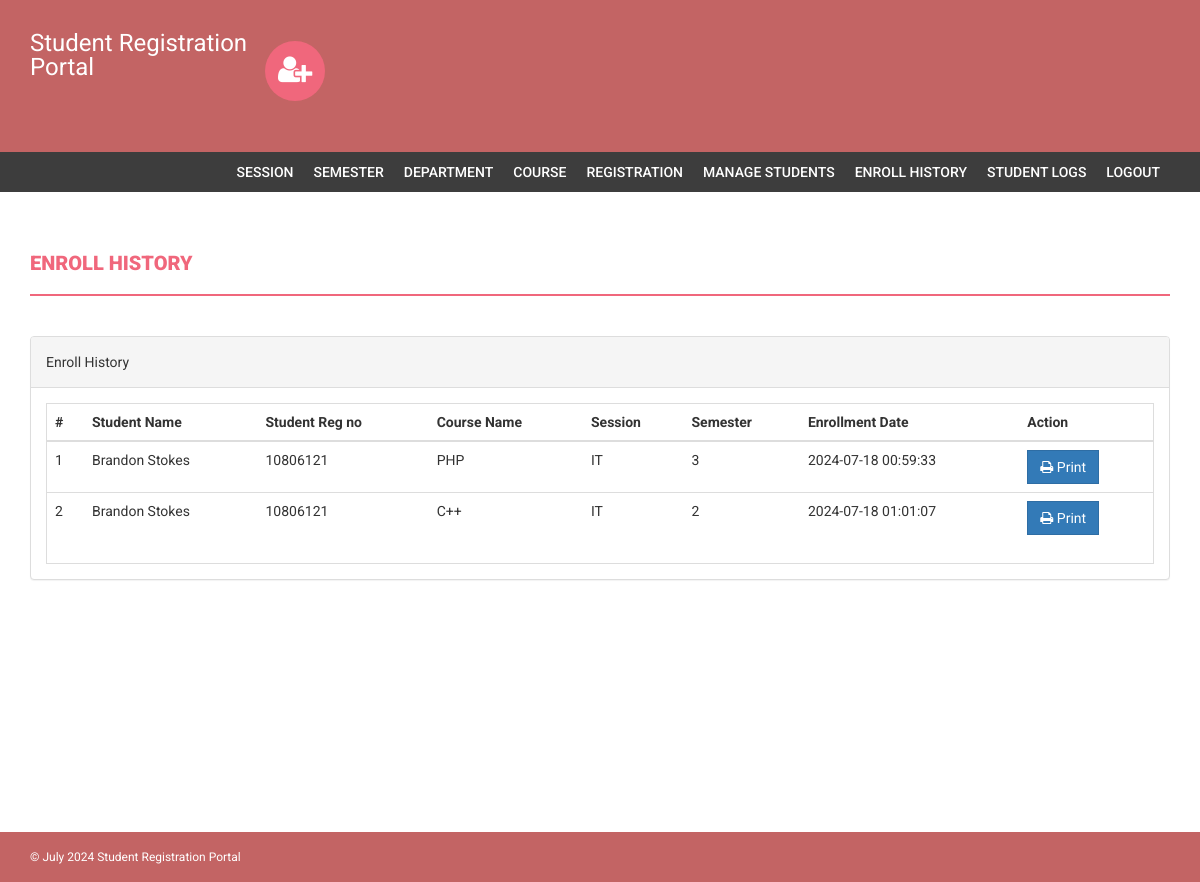
Page /admin/enroll-history.php (signed in) on the committed database.
### tables this page shows
CREATE TABLE `courseenrolls` (
  `id` int(11) NOT NULL,
  `studentRegno` varchar(255) DEFAULT NULL,
  `pincode` varchar(255) DEFAULT NULL,
  `session` int(11) DEFAULT NULL,
  `department` int(11) DEFAULT NULL,
  `level` int(11) DEFAULT NULL,
  `semester` int(11) DEFAULT NULL,
  `course` int(11) DEFAULT NULL,
  `enrollDate` timestamp NULL DEFAULT current_timestamp()
);

CREATE TABLE `students` (
  `StudentRegno` varchar(255) NOT NULL,
  `studentPhoto` varchar(255) DEFAULT NULL,
  `password` varchar(255) DEFAULT NULL,
  `studentName` varchar(255) DEFAULT NULL,
  `pincode` varchar(255) DEFAULT NULL,
  `session` varchar(255) DEFAULT NULL,
  `department` varchar(255) DEFAULT NULL,
  `semester` varchar(255) DEFAULT NULL,
  `cgpa` decimal(10,2) DEFAULT NULL,
  `creationdate` timestamp NULL DEFAULT current_timestamp(),
  `updationDate` varchar(255) DEFAULT NULL
);

CREATE TABLE `course` (
  `id` int(11) NOT NULL,
  `courseCode` varchar(255) DEFAULT NULL,
  `courseName` varchar(255) DEFAULT NULL,
  `courseUnit` varchar(255) DEFAULT NULL,
  `noofSeats` int(11) DEFAULT NULL,
  `creationDate` timestamp NULL DEFAULT current_timestamp(),
  `updationDate` varchar(255) DEFAULT NULL
);

CREATE TABLE `department` (
  `id` int(11) NOT NULL,
  `department` varchar(255) DEFAULT NULL,
  `creationDate` timestamp NULL DEFAULT current_timestamp()
);

CREATE TABLE `semester` (
  `id` int(11) NOT NULL,
  `semester` varchar(255) DEFAULT NULL,
  `creationDate` timestamp NULL DEFAULT current_timestamp(),
  `updationDate` varchar(255) DEFAULT NULL
);

### admin/enroll-history.php (the view, shortened to what this page needs)
<?php
if(strlen($_SESSION['alogin'])==0)
    {
header('location:index.php');
}
else{
?>
<!DOCTYPE html>
<html xmlns="http://www.w3.org/1999/xhtml">
<head>
    <link href="assets/css/bootstrap.css" rel="stylesheet" />
    <link href="assets/css/font-awesome.css" rel="stylesheet" />
    <link href="assets/css/style.css" rel="stylesheet" />
</head>
<body>
<?php include('includes/header.php');?>
<?php if($_SESSION['alogin']!="")
{
 include('includes/menubar.php');
}
 ?>
    <div class="content-wrapper">
        <div class="container">
              <div class="row">
                    <div class="col-md-12">
                        <h1 class="page-head-line">Enroll History  </h1>
                    </div>
                </div>
                <div class="row" >
                <div class="col-md-12">
                    <div class="panel panel-default">
                        <div class="panel-heading">
                           Enroll History
                        </div>
                        <div class="panel-body">
                            <div class="table-responsive table-bordered">
                                <table class="table">
                                    <thead>
                                        <tr>
                                            <th>#</th>
                                                 <th>Student Name </th>
                                                    <th>Student Reg no </th>
                                            <th>Course Name </th>
                                            <th>Session </th>
                                                <th>Semester</th>
                                             <th>Enrollment Date</th>
                                             <th>Action</th>
                                        </tr>
                                    </thead>
                                    <tbody>
<?php
$sql=mysqli_query($con,"select courseenrolls.course as cid, course.courseName as courname,session.session as session,department.department as dept,courseenrolls.enrollDate as edate ,semester.semester as sem,students.studentName as sname,students.StudentRegno as sregno from courseenrolls join course on course.id=courseenrolls.course join session on session.id=courseenrolls.session join department on department.id=courseenrolls.department   join semester on semester.id=courseenrolls.semester join students on students.StudentRegno=courseenrolls.studentRegno ");
$cnt=1;
while($row=mysqli_fetch_array($sql))
{
?>
                                        <tr>
                                            <td><?php echo $cnt;?></td>
                                              <td><?php echo htmlentities($row['sname']);?></td>
                                            <td><?php echo htmlentities($row['sregno']);?></td>
                                            <td><?php echo htmlentities($row['courname']);?></td>
                                            <td><?php echo htmlentities($row['dept']);?></td>
                                            <td><?php echo htmlentities($row['sem']);?></td>
                                             <td><?php echo htmlentities($row['edate']);?></td>
                                            <td>
                                            <a href="print.php?id=<?php echo $row['cid']?>" target="_blank">
<button class="btn btn-primary"><i class="fa fa-print "></i> Print</button> </a>
                                            </td>
                                        </tr>
<?php
$cnt++;
} ?>
                                    </tbody>
                                </table>
                            </div>
                        </div>
                    </div>
                </div>
            </div>
        </div>
    </div>
  <?php include('includes/footer.php');?>
</body>
</html>
<?php } ?>

### admin/assets/css/style.css (style rules this page uses)
body { font-family: 'Roboto', sans-serif; line-height: 30px; }
.content-wrapper { margin-top: 40px; min-height: 600px; padding-bottom: 60px; }
.page-head-line { font-weight: 900; padding-bottom: 20px; border-bottom: 2px solid #F0677C; text-transform: uppercase; color: #F0677C; font-size: 20px; margin-bottom: 40px; }
.btn { border-radius: 0px; -webkit-border-radius: 0px; -moz-border-radius: 0px; }

### rows in the picture
courseenrolls: students.studentName "Brandon Stokes", students.StudentRegno "10806121", course.courseName "PHP", department.department "IT", semester.semester "3", enrollDate "2024-07-18 00:59:33"
courseenrolls: students.studentName "Brandon Stokes", students.StudentRegno "10806121", course.courseName "C++", department.department "IT", semester.semester "2", enrollDate "2024-07-18 01:01:07"
